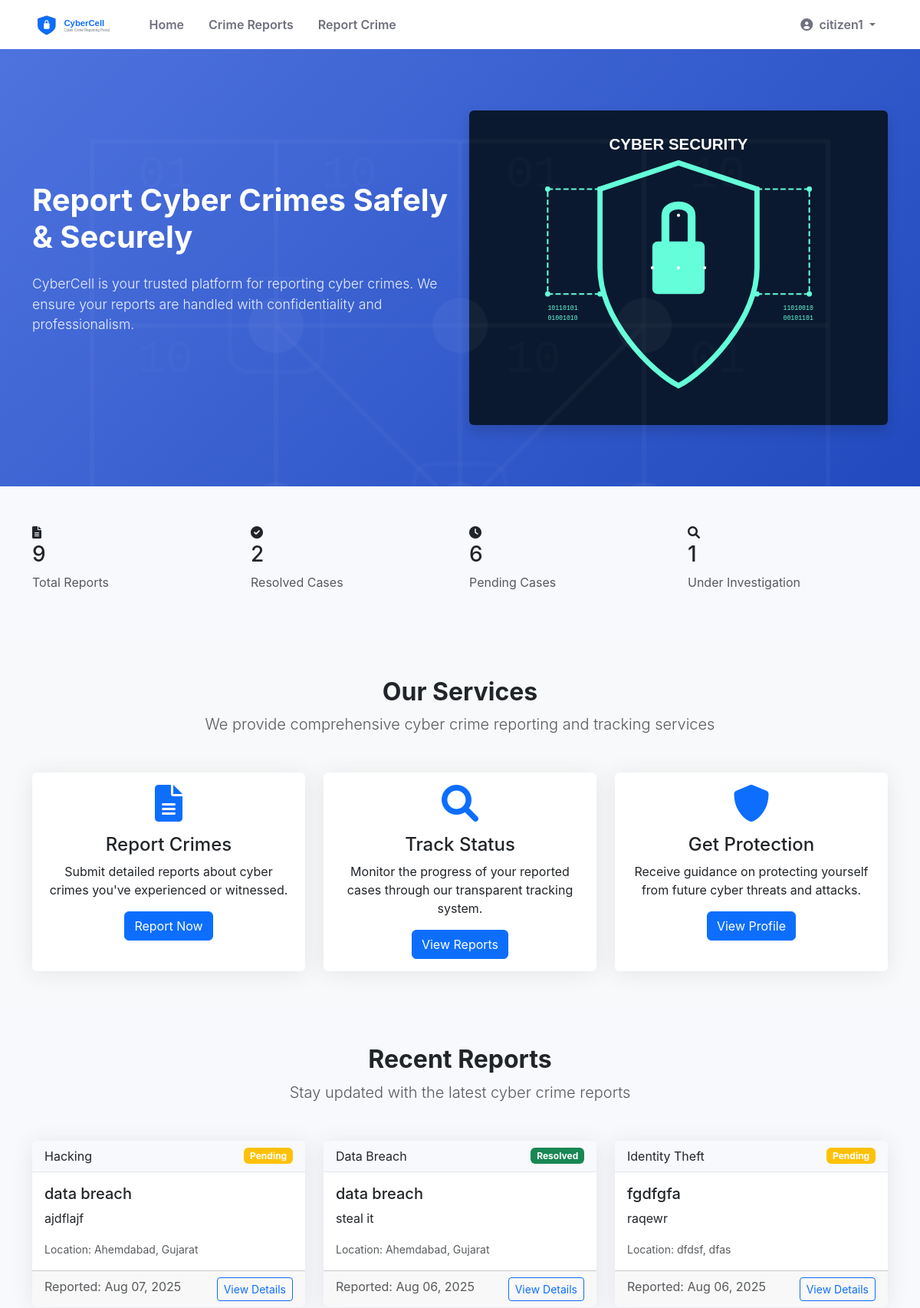
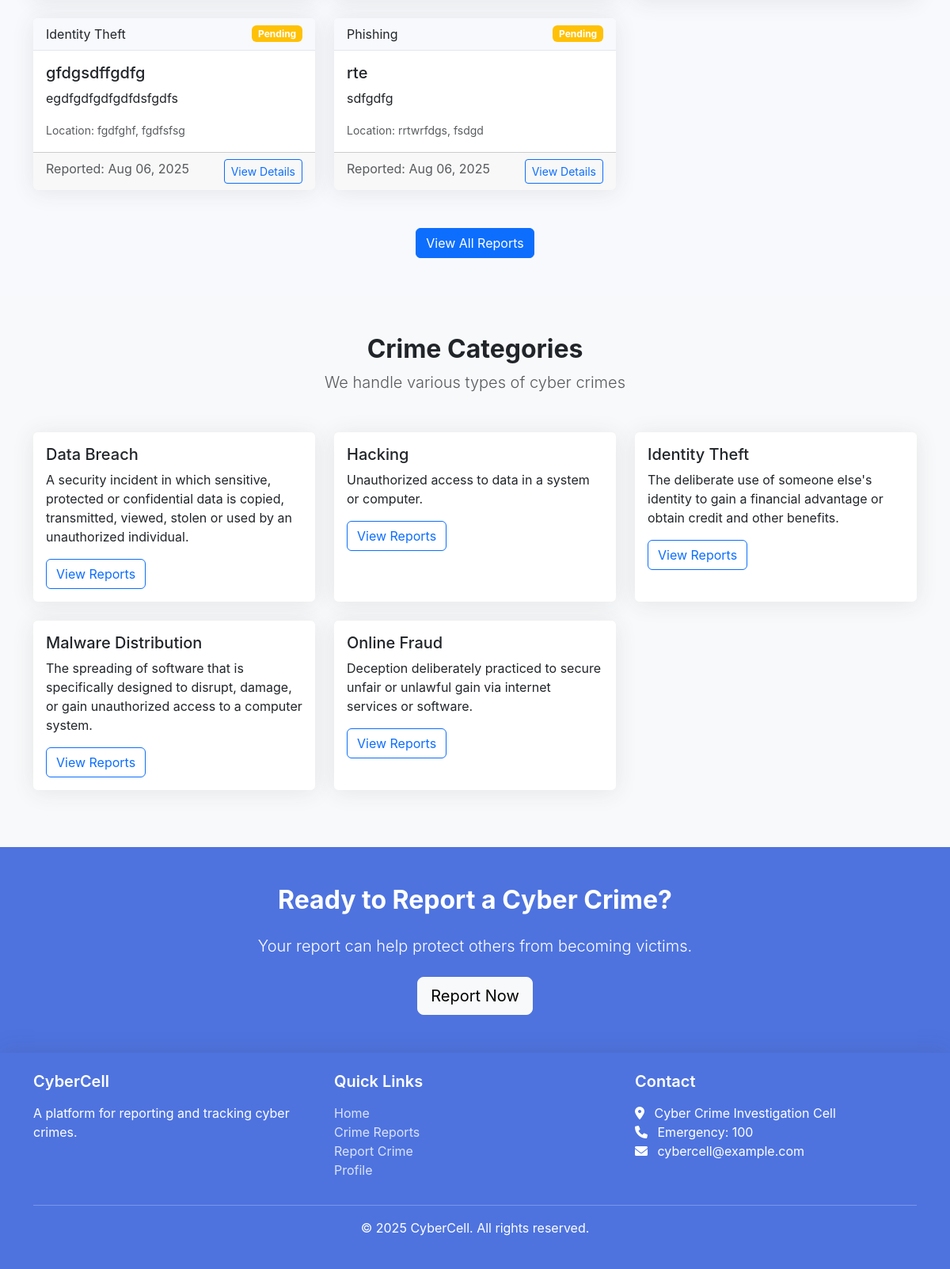
Screenshot of / (signed in) with the database file from the repository (2 pictures, top to bottom).
### crime_report/models.py (models this page shows, shortened)
class CrimeReport(models.Model):
    STATUS_CHOICES = (
        ('pending', 'Pending'),
        ('investigating', 'Under Investigation'),
        ('resolved', 'Resolved'),
        ('closed', 'Closed'),
    )
    title = models.CharField(max_length=200)
    description = models.TextField()
    date_of_crime = models.DateField()
    time_of_crime = models.TimeField(null=True, blank=True)
    location = models.ForeignKey(Location, on_delete=models.CASCADE)
    category = models.ForeignKey(CrimeCategory, on_delete=models.CASCADE)
    reported_by = models.ForeignKey(User, on_delete=models.CASCADE, related_name='reported_crimes')
    reported_on = models.DateTimeField(default=timezone.now)
    status = models.CharField(max_length=20, choices=STATUS_CHOICES, default='pending')
    evidence_file = models.FileField(
        upload_to='evidence/',
        null=True,
        blank=True,
        validators=[validate_file_extension, validate_file_size, validate_file_content]
    )
    assigned_to = models.ForeignKey(
        User,
        on_delete=models.SET_NULL,
        null=True,
        blank=True,
        related_name='assigned_crimes',
        limit_choices_to={'profile__user_type__in': ['police', 'admin']}
    )
    def get_status_display_class(self):
        status_classes = {
            'pending': 'warning',
            'investigating': 'info',
            'resolved': 'success',
            'closed': 'secondary'
        }
        return status_classes.get(self.status, 'primary')
    def can_update_status(self, user):
        """Check if user can update the status"""
        return user.profile.user_type in ['police', 'admin']
    class Meta:
        ordering = ['-reported_on']
        permissions = [
            ("can_assign_cases", "Can assign cases to officers"),
            ("can_update_status", "Can update case status"),
            ("can_view_all_cases", "Can view all cases"),
        ]

class CrimeCategory(models.Model):
    name = models.CharField(max_length=100, unique=True)
    description = models.TextField(blank=True, null=True)
    class Meta:
        verbose_name_plural = "Crime Categories"
        ordering = ['name']

class Location(models.Model):
    city = models.CharField(max_length=100)
    state = models.CharField(max_length=100)
    area = models.CharField(max_length=100)
    pincode = models.CharField(
        max_length=10,
        validators=[RegexValidator(
            regex=r'^\d{6}$',
            message='Pincode must be 6 digits'
        )]
    )
    class Meta:
        ordering = ['state', 'city', 'area']
        unique_together = ['city', 'state', 'area', 'pincode']

### crime_report/views.py (the view)
# urls.py: path('', views.home, name='home'),
def home(request):
    crime_categories = CrimeCategory.objects.all()[:5]
    if request.user.is_authenticated:
        recent_reports = CrimeReport.objects.order_by('-reported_on')[:5]
    else:
        recent_reports = CrimeReport.objects.filter(status='resolved').order_by('-reported_on')[:5]
    total_reports = CrimeReport.objects.count()
    resolved_reports = CrimeReport.objects.filter(status='resolved').count()
    pending_reports = CrimeReport.objects.filter(status='pending').count()
    investigating_reports = CrimeReport.objects.filter(status='investigating').count()
    context = {
        'crime_categories': crime_categories,
        'recent_reports': recent_reports,
        'total_reports': total_reports,
        'resolved_reports': resolved_reports,
        'pending_reports': pending_reports,
        'investigating_reports': investigating_reports,
        'show_all_reports': request.user.is_authenticated,
    }
    return render(request, 'crime_report/home.html', context)

### templates/crime_report/home.html (shortened to what this page needs)
{% extends 'crime_report/base.html' %}
{% load static %}
{% block content %}
<section class="hero-section">
    <div class="container">
        <div class="row align-items-center">
            <div class="col-lg-6">
                <h1 class="display-4 fw-bold mb-4">Report Cyber Crimes Safely & Securely</h1>
                <p class="lead mb-4">CyberCell is your trusted platform for reporting cyber crimes. We ensure your reports are handled with confidentiality and professionalism.</p>
            </div>
            <div class="col-lg-6 d-none d-lg-block">
                <img src="{% static 'img/cyber-security.svg' %}" alt="Cyber Security" class="img-fluid rounded shadow">
            </div>
        </div>
    </div>
</section>
<section class="py-5">
    <div class="container">
        <div class="row">
            <div class="col-md-3">
                <div class="stats-card">
                    <i class="fas fa-file-alt"></i>
                    <h3>{{ total_reports }}</h3>
                    <p class="text-muted">Total Reports</p>
                </div>
            </div>
            <div class="col-md-3">
                <div class="stats-card">
                    <i class="fas fa-check-circle"></i>
                    <h3>{{ resolved_reports }}</h3>
                    <p class="text-muted">Resolved Cases</p>
                </div>
            </div>
            <div class="col-md-3">
                <div class="stats-card">
                    <i class="fas fa-clock"></i>
                    <h3>{{ pending_reports }}</h3>
                    <p class="text-muted">Pending Cases</p>
                </div>
            </div>
            <div class="col-md-3">
                <div class="stats-card">
                    <i class="fas fa-search"></i>
                    <h3>{{ investigating_reports }}</h3>
                    <p class="text-muted">Under Investigation</p>
                </div>
            </div>
        </div>
    </div>
</section>
<section class="py-5 bg-light">
    <div class="container">
        <div class="text-center mb-5">
            <h2 class="fw-bold">Our Services</h2>
            <p class="lead text-muted">We provide comprehensive cyber crime reporting and tracking services</p>
        </div>
        <div class="row g-4">
            <div class="col-md-4">
                <div class="card h-100">
                    <div class="card-body text-center">
                        <i class="fas fa-file-alt fa-3x text-primary mb-3"></i>
                        <h4 class="card-title">Report Crimes</h4>
                        <p class="card-text">Submit detailed reports about cyber crimes you've experienced or witnessed.</p>
                        {% if user.is_authenticated %}
                            <a href="{% url 'report_crime' %}" class="btn btn-primary">Report Now</a>
                        {% else %}
                            <a href="{% url 'login' %}" class="btn btn-primary">Login to Report</a>
                        {% endif %}
                    </div>
                </div>
            </div>
            <div class="col-md-4">
                <div class="card h-100">
                    <div class="card-body text-center">
                        <i class="fas fa-search fa-3x text-primary mb-3"></i>
                        <h4 class="card-title">Track Status</h4>
                        <p class="card-text">Monitor the progress of your reported cases through our transparent tracking system.</p>
                        <a href="{% url 'crime_list' %}" class="btn btn-primary">View Reports</a>
                    </div>
                </div>
            </div>
            <div class="col-md-4">
                <div class="card h-100">
                    <div class="card-body text-center">
                        <i class="fas fa-shield-alt fa-3x text-primary mb-3"></i>
                        <h4 class="card-title">Get Protection</h4>
                        <p class="card-text">Receive guidance on protecting yourself from future cyber threats and attacks.</p>
                        {% if user.is_authenticated %}
                            <a href="{% url 'profile' %}" class="btn btn-primary">View Profile</a>
                        {% else %}
                            <a href="{% url 'register' %}" class="btn btn-primary">Register Now</a>
                        {% endif %}
                    </div>
                </div>
            </div>
        </div>
    </div>
</section>
<section class="py-5">
    <div class="container">
        <div class="text-center mb-5">
            <h2 class="fw-bold">Recent Reports</h2>
            <p class="lead text-muted">Stay updated with the latest cyber crime reports</p>
        </div>
        <div class="row">
            {% if recent_reports %}
                {% for report in recent_reports %}
                    <div class="col-md-4 mb-4">
                        <div class="card h-100">
                            <div class="card-header d-flex justify-content-between align-items-center">
                                <span>{{ report.category.name }}</span>
                                <span class="badge bg-{{ report.get_status_display_class }}">{{ report.get_status_display }}</span>
                            </div>
                            <div class="card-body">
                                <h5 class="card-title">{{ report.title }}</h5>
                                <p class="card-text">{{ report.description|truncatewords:20 }}</p>
                                <p class="card-text"><small class="text-muted">Location: {{ report.location.city }}, {{ report.location.state }}</small></p>
                            </div>
                            <div class="card-footer text-muted d-flex justify-content-between">
                                <span>Reported: {{ report.reported_on|date:"M d, Y" }}</span>
                                <a href="{% url 'crime_detail' report.id %}" class="btn btn-sm btn-outline-primary">View Details</a>
                            </div>
                        </div>
                    </div>
                {% endfor %}
            {% else %}
                <div class="col-12 text-center">
                    <p>No reports available yet.</p>
                </div>
            {% endif %}
        </div>
        <div class="text-center mt-4">
            <a href="{% url 'crime_list' %}" class="btn btn-primary">View All Reports</a>
        </div>
    </div>
</section>
<section class="py-5 bg-light">
    <div class="container">
        <div class="text-center mb-5">
            <h2 class="fw-bold">Crime Categories</h2>
            <p class="lead text-muted">We handle various types of cyber crimes</p>
        </div>
        <div class="row">
            {% if crime_categories %}
                {% for category in crime_categories %}
                    <div class="col-md-4 mb-4">
                        <div class="card h-100">
                            <div class="card-body">
                                <h5 class="card-title">{{ category.name }}</h5>
                                <p class="card-text">{{ category.description|default:"No description available."|truncatewords:30 }}</p>
                                <a href="{% url 'crime_list' %}?category={{ category.id }}" class="btn btn-outline-primary">View Reports</a>
                            </div>
                        </div>
                    </div>
                {% endfor %}
            {% else %}
                <div class="col-12 text-center">
                    <p>No categories available yet.</p>
                </div>
            {% endif %}
        </div>
    </div>
</section>
<section class="py-5" style="background-color: var(--primary-color); color: white;">
    <div class="container text-center">
        <h2 class="fw-bold mb-4">Ready to Report a Cyber Crime?</h2>
        <p class="lead mb-4">Your report can help protect others from becoming victims.</p>
        {% if user.is_authenticated %}
            <a href="{% url 'report_crime' %}" class="btn btn-light btn-lg">Report Now</a>
        {% else %}
            <a href="{% url 'register' %}" class="btn btn-light btn-lg me-2">Register</a>
            <a href="{% url 'login' %}" class="btn btn-outline-light btn-lg">Login</a>
        {% endif %}
    </div>
</section>
{% endblock %}

### templates/crime_report/base.html (shortened to what this page needs)
<!DOCTYPE html>
<html lang="en">
<head>
    {% load static %}
    <link href="https://cdn.jsdelivr.net/npm/bootstrap@5.3.0-alpha1/dist/css/bootstrap.min.css" rel="stylesheet">
    <link rel="stylesheet" href="https://cdnjs.cloudflare.com/ajax/libs/font-awesome/6.0.0/css/all.min.css">
    <link rel="stylesheet" href="{% static 'css/style.css' %}">
</head>
<body>
    <nav class="navbar navbar-expand-lg navbar-custom">
        <div class="container">
            <a class="navbar-brand" href="{% url 'home' %}">
                <img src="{% static 'img/logo.svg' %}" alt="CyberCell Logo" height="30" class="d-inline-block align-top me-2">
            </a>
            <div class="collapse navbar-collapse" id="navbarNav">
                <ul class="navbar-nav me-auto">
                    <li class="nav-item">
                        <a class="nav-link" href="{% url 'home' %}">Home</a>
                    </li>
                    <li class="nav-item">
                        <a class="nav-link" href="{% url 'crime_list' %}">Crime Reports</a>
                    </li>
                    {% if user.is_authenticated %}
                        <li class="nav-item">
                            <a class="nav-link" href="{% url 'report_crime' %}">Report Crime</a>
                        </li>
                    {% endif %}
                </ul>
                <ul class="navbar-nav">
                    {% if user.is_authenticated %}
                        <li class="nav-item dropdown">
                            <a class="nav-link dropdown-toggle" href="#" id="navbarDropdown" role="button" data-bs-toggle="dropdown">
                                <i class="fas fa-user-circle me-1"></i> {{ user.username }}
                            </a>
                        </li>
                    {% endif %}
                </ul>
            </div>
        </div>
    </nav>
    {% block content %}{% endblock %}
    <footer class="footer">
        <div class="container">
            <div class="row">
                <div class="col-md-4">
                    <h5>CyberCell</h5>
                    <p>A platform for reporting and tracking cyber crimes.</p>
                </div>
                <div class="col-md-4">
                    <h5>Quick Links</h5>
                    <ul class="list-unstyled">
                        <li><a href="{% url 'home' %}">Home</a></li>
                        <li><a href="{% url 'crime_list' %}">Crime Reports</a></li>
                        {% if user.is_authenticated %}
                            <li><a href="{% url 'report_crime' %}">Report Crime</a></li>
                            <li><a href="{% url 'profile' %}">Profile</a></li>
                        {% else %}
                            <li><a href="{% url 'login' %}">Login</a></li>
                            <li><a href="{% url 'register' %}">Register</a></li>
                        {% endif %}
                    </ul>
                </div>
                <div class="col-md-4">
                    <h5>Contact</h5>
                    <address>
                        <i class="fas fa-map-marker-alt me-2"></i> Cyber Crime Investigation Cell<br>
                        <i class="fas fa-phone me-2"></i> Emergency: 100<br>
                        <i class="fas fa-envelope me-2"></i> cybercell@example.com
                    </address>
                </div>
            </div>
            <hr class="bg-light">
            <div class="text-center">
                <p>&copy; {% now "Y" %} CyberCell. All rights reserved.</p>
            </div>
        </div>
    </footer>
    <link rel="stylesheet" href="https://cdn.jsdelivr.net/npm/flatpickr/dist/flatpickr.min.css">
</body>
</html>

### rows the page displays
CrimeReport: category.name "Hacking", status "Pending", title "data breach", description "ajdflajf", location.city "Ahemdabad", location.state "Gujarat", reported_on "Aug 07, 2025"
CrimeReport: category.name "Data Breach", status "Resolved", title "data breach", description "steal it", location.city "Ahemdabad", location.state "Gujarat", reported_on "Aug 06, 2025"
CrimeReport: category.name "Identity Theft", status "Pending", title "fgdfgfa", description "raqewr", location.city "dfdsf", location.state "dfas", reported_on "Aug 06, 2025"
CrimeReport: category.name "Identity Theft", status "Pending", title "gfdgsdffgdfg", description "egdfgdfgdfgdfdsfgdfs", location.city "fgdfghf", location.state "fgdfsfsg", reported_on "Aug 06, 2025"
CrimeReport: category.name "Phishing", status "Pending", title "rte", description "sdfgdfg", location.city "rrtwrfdgs", location.state "fsdgd", reported_on "Aug 06, 2025"
CrimeCategory: name "Data Breach", description "A security incident in which sensitive, protected or confidential data is copied, transmitted, viewed, stolen or used by an unauthorized individual."
CrimeCategory: name "Hacking", description "Unauthorized access to data in a system or computer."
CrimeCategory: name "Identity Theft", description "The deliberate use of someone else's identity to gain a financial advantage or obtain credit and other benefits."
CrimeCategory: name "Malware Distribution", description "The spreading of software that is specifically designed to disrupt, damage, or gain unauthorized access to a computer system."
CrimeCategory: name "Online Fraud", description "Deception deliberately practiced to secure unfair or unlawful gain via internet services or software."

### other values shown
{{ user.username }} "citizen1"
{{ total_reports }} "9"
{{ resolved_reports }} "2"
{{ pending_reports }} "6"
{{ investigating_reports }} "1"
